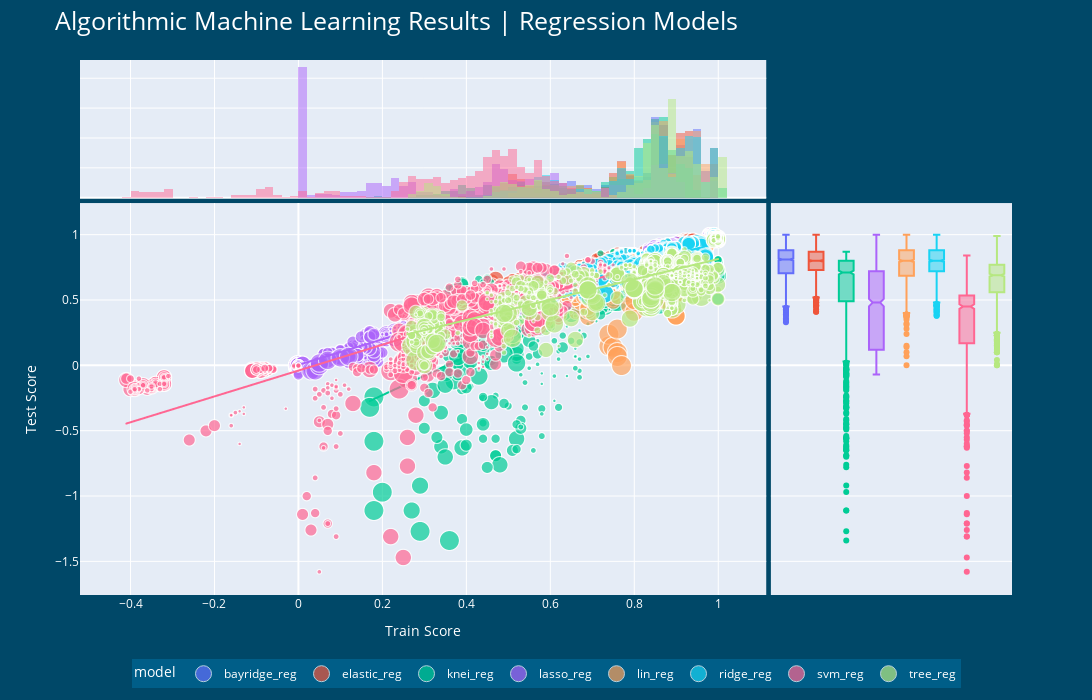

Notebook code cell kept with this figure:
### Code cell
fig = px.scatter(res_reg_analysis_grp, x = "train_score", y = "test_score", marginal_x = "histogram", marginal_y = "box", 
           # color = "model", size = "n_features", trendline = "ols", height = 600, width=760)
           color = "model", size = "n_features", trendline = "ols", height = 700, width=1400)

fig.update_layout(title = "Algorithmic Machine Learning Results | Regression Models", title_font = dict(size = 25, color = "white"),
                  paper_bgcolor = '#004868',
                  xaxis = dict(title = "Train Score", titlefont = dict(color = "white"), tickfont = dict(color = "white")),
                  yaxis = dict(title = "Test Score", titlefont = dict(color = "white"), tickfont = dict(color = "white")),                  
                  legend = dict(orientation = "h", x=0.5, y=-0.12, xanchor = "auto", itemsizing = "trace", 
                                bgcolor = "#005E88", itemdoubleclick = "toggleothers",
                                font = dict(color = "white")),
                 )

# py.plot(fig, filename = "RegML_algo_results", auto_open = False)
# fig.show("svg")
fig.show()

### Figure 1 — Plotly figure (JSON) as saved in the notebook; plotly's stock layout.template omitted (floating-point values rounded to 4 significant figures; data arrays with more than 128 entries replaced by an {"elided": "..."} marker saying what was removed)
{"data": [{"hovertemplate": "model=bayridge_reg<br>train_score=%{x}<br>test_score=%{y}<br>n_features=%{marker.size}<extra></extra>", "legendgroup": "bayridge_reg", "marker": {"color": "#636efa", "size": {"elided": "1120 int values"}, "sizemode": "area", "sizeref": 0.585, "symbol": "circle"}, "mode": "markers", "name": "bayridge_reg", "showlegend": true, "type": "scattergl", "visible": true, "x": {"elided": "1120 float values"}, "xaxis": "x", "y": {"elided": "1120 float values"}, "yaxis": "y"}, {"alignmentgroup": "True", "bingroup": "x", "hovertemplate": "model=bayridge_reg<br>train_score=%{x}<br>count=%{y}<extra></extra>", "legendgroup": "bayridge_reg", "marker": {"color": "#636efa"}, "name": "bayridge_reg", "offsetgroup": "bayridge_reg", "opacity": 0.5, "showlegend": false, "type": "histogram", "visible": true, "x": {"elided": "1120 float values"}, "xaxis": "x3", "yaxis": "y3"}, {"alignmentgroup": "True", "hovertemplate": "model=bayridge_reg<br>test_score=%{y}<extra></extra>", "legendgroup": "bayridge_reg", "marker": {"color": "#636efa", "symbol": "circle"}, "name": "bayridge_reg", "notched": true, "offsetgroup": "bayridge_reg", "showlegend": false, "type": "box", "visible": true, "xaxis": "x2", "y": {"elided": "1120 float values"}, "yaxis": "y2"}, {"hovertemplate": "<b>OLS trendline</b><br>test_score = 0.864114 * train_score + 0.0741751<br>R<sup>2</sup>=0.700489<br><br>model=bayridge_reg<br>train_score=%{x}<br>test_score=%{y} <b>(trend)</b><extra></extra>", "legendgroup": "bayridge_reg", "marker": {"color": "#636efa", "symbol": "circle"}, "mode": "lines", "name": "bayridge_reg", "showlegend": false, "type": "scattergl", "visible": true, "x": {"elided": "1120 float values"}, "xaxis": "x", "y": {"elided": "1120 float values"}, "yaxis": "y"}, {"hovertemplate": "model=elastic_reg<br>train_score=%{x}<br>test_score=%{y}<br>n_features=%{marker.size}<extra></extra>", "legendgroup": "elastic_reg", "marker": {"color": "#EF553B", "size": {"elided": "1120 int values"}, "sizemode": "area", "sizeref": 0.585, "symbol": "circle"}, "mode": "markers", "name": "elastic_reg", "showlegend": true, "type": "scattergl", "visible": true, "x": {"elided": "1120 float values"}, "xaxis": "x", "y": {"elided": "1120 float values"}, "yaxis": "y"}, {"alignmentgroup": "True", "bingroup": "x", "hovertemplate": "model=elastic_reg<br>train_score=%{x}<br>count=%{y}<extra></extra>", "legendgroup": "elastic_reg", "marker": {"color": "#EF553B"}, "name": "elastic_reg", "offsetgroup": "elastic_reg", "opacity": 0.5, "showlegend": false, "type": "histogram", "visible": true, "x": {"elided": "1120 float values"}, "xaxis": "x3", "yaxis": "y3"}, {"alignmentgroup": "True", "hovertemplate": "model=elastic_reg<br>test_score=%{y}<extra></extra>", "legendgroup": "elastic_reg", "marker": {"color": "#EF553B", "symbol": "circle"}, "name": "elastic_reg", "notched": true, "offsetgroup": "elastic_reg", "showlegend": false, "type": "box", "visible": true, "xaxis": "x2", "y": {"elided": "1120 float values"}, "yaxis": "y2"}, {"hovertemplate": "<b>OLS trendline</b><br>test_score = 0.727179 * train_score + 0.211771<br>R<sup>2</sup>=0.754929<br><br>model=elastic_reg<br>train_score=%{x}<br>test_score=%{y} <b>(trend)</b><extra></extra>", "legendgroup": "elastic_reg", "marker": {"color": "#EF553B", "symbol": "circle"}, "mode": "lines", "name": "elastic_reg", "showlegend": false, "type": "scattergl", "visible": true, "x": {"elided": "1120 float values"}, "xaxis": "x", "y": {"elided": "1120 float values"}, "yaxis": "y"}, {"hovertemplate": "model=knei_reg<br>train_score=%{x}<br>test_score=%{y}<br>n_features=%{marker.size}<extra></extra>", "legendgroup": "knei_reg", "marker": {"color": "#00cc96", "size": {"elided": "1120 int values"}, "sizemode": "area", "sizeref": 0.585, "symbol": "circle"}, "mode": "markers", "name": "knei_reg", "showlegend": true, "type": "scattergl", "visible": true, "x": {"elided": "1120 float values"}, "xaxis": "x", "y": {"elided": "1120 float values"}, "yaxis": "y"}, {"alignmentgroup": "True", "bingroup": "x", "hovertemplate": "model=knei_reg<br>train_score=%{x}<br>count=%{y}<extra></extra>", "legendgroup": "knei_reg", "marker": {"color": "#00cc96"}, "name": "knei_reg", "offsetgroup": "knei_reg", "opacity": 0.5, "showlegend": false, "type": "histogram", "visible": true, "x": {"elided": "1120 float values"}, "xaxis": "x3", "yaxis": "y3"}, {"alignmentgroup": "True", "hovertemplate": "model=knei_reg<br>test_score=%{y}<extra></extra>", "legendgroup": "knei_reg", "marker": {"color": "#00cc96", "symbol": "circle"}, "name": "knei_reg", "notched": true, "offsetgroup": "knei_reg", "showlegend": false, "type": "box", "visible": true, "xaxis": "x2", "y": {"elided": "1120 float values"}, "yaxis": "y2"}, {"hovertemplate": "<b>OLS trendline</b><br>test_score = 1.48847 * train_score + -0.524585<br>R<sup>2</sup>=0.601516<br><br>model=knei_reg<br>train_score=%{x}<br>test_score=%{y} <b>(trend)</b><extra></extra>", "legendgroup": "knei_reg", "marker": {"color": "#00cc96", "symbol": "circle"}, "mode": "lines", "name": "knei_reg", "showlegend": false, "type": "scattergl", "visible": true, "x": {"elided": "1120 float values"}, "xaxis": "x", "y": {"elided": "1120 float values"}, "yaxis": "y"}, {"hovertemplate": "model=lasso_reg<br>train_score=%{x}<br>test_score=%{y}<br>n_features=%{marker.size}<extra></extra>", "legendgroup": "lasso_reg", "marker": {"color": "#ab63fa", "size": {"elided": "1120 int values"}, "sizemode": "area", "sizeref": 0.585, "symbol": "circle"}, "mode": "markers", "name": "lasso_reg", "showlegend": true, "type": "scattergl", "visible": true, "x": {"elided": "1120 float values"}, "xaxis": "x", "y": {"elided": "1120 float values"}, "yaxis": "y"}, {"alignmentgroup": "True", "bingroup": "x", "hovertemplate": "model=lasso_reg<br>train_score=%{x}<br>count=%{y}<extra></extra>", "legendgroup": "lasso_reg", "marker": {"color": "#ab63fa"}, "name": "lasso_reg", "offsetgroup": "lasso_reg", "opacity": 0.5, "showlegend": false, "type": "histogram", "visible": true, "x": {"elided": "1120 float values"}, "xaxis": "x3", "yaxis": "y3"}, {"alignmentgroup": "True", "hovertemplate": "model=lasso_reg<br>test_score=%{y}<extra></extra>", "legendgroup": "lasso_reg", "marker": {"color": "#ab63fa", "symbol": "circle"}, "name": "lasso_reg", "notched": true, "offsetgroup": "lasso_reg", "showlegend": false, "type": "box", "visible": true, "xaxis": "x2", "y": {"elided": "1120 float values"}, "yaxis": "y2"}, {"hovertemplate": "<b>OLS trendline</b><br>test_score = 0.976851 * train_score + 0.00578993<br>R<sup>2</sup>=0.972574<br><br>model=lasso_reg<br>train_score=%{x}<br>test_score=%{y} <b>(trend)</b><extra></extra>", "legendgroup": "lasso_reg", "marker": {"color": "#ab63fa", "symbol": "circle"}, "mode": "lines", "name": "lasso_reg", "showlegend": false, "type": "scattergl", "visible": true, "x": {"elided": "1120 float values"}, "xaxis": "x", "y": {"elided": "1120 float values"}, "yaxis": "y"}, {"hovertemplate": "model=lin_reg<br>train_score=%{x}<br>test_score=%{y}<br>n_features=%{marker.size}<extra></extra>", "legendgroup": "lin_reg", "marker": {"color": "#FFA15A", "size": {"elided": "1120 int values"}, "sizemode": "area", "sizeref": 0.585, "symbol": "circle"}, "mode": "markers", "name": "lin_reg", "showlegend": true, "type": "scattergl", "visible": true, "x": {"elided": "1120 float values"}, "xaxis": "x", "y": {"elided": "1120 float values"}, "yaxis": "y"}, {"alignmentgroup": "True", "bingroup": "x", "hovertemplate": "model=lin_reg<br>train_score=%{x}<br>count=%{y}<extra></extra>", "legendgroup": "lin_reg", "marker": {"color": "#FFA15A"}, "name": "lin_reg", "offsetgroup": "lin_reg", "opacity": 0.5, "showlegend": false, "type": "histogram", "visible": true, "x": {"elided": "1120 float values"}, "xaxis": "x3", "yaxis": "y3"}, {"alignmentgroup": "True", "hovertemplate": "model=lin_reg<br>test_score=%{y}<extra></extra>", "legendgroup": "lin_reg", "marker": {"color": "#FFA15A", "symbol": "circle"}, "name": "lin_reg", "notched": true, "offsetgroup": "lin_reg", "showlegend": false, "type": "box", "visible": true, "xaxis": "x2", "y": {"elided": "1120 float values"}, "yaxis": "y2"}, {"hovertemplate": "<b>OLS trendline</b><br>test_score = 0.864167 * train_score + 0.0563585<br>R<sup>2</sup>=0.537202<br><br>model=lin_reg<br>train_score=%{x}<br>test_score=%{y} <b>(trend)</b><extra></extra>", "legendgroup": "lin_reg", "marker": {"color": "#FFA15A", "symbol": "circle"}, "mode": "lines", "name": "lin_reg", "showlegend": false, "type": "scattergl", "visible": true, "x": {"elided": "1120 float values"}, "xaxis": "x", "y": {"elided": "1120 float values"}, "yaxis": "y"}, {"hovertemplate": "model=ridge_reg<br>train_score=%{x}<br>test_score=%{y}<br>n_features=%{marker.size}<extra></extra>", "legendgroup": "ridge_reg", "marker": {"color": "#19d3f3", "size": {"elided": "1120 int values"}, "sizemode": "area", "sizeref": 0.585, "symbol": "circle"}, "mode": "markers", "name": "ridge_reg", "showlegend": true, "type": "scattergl", "visible": true, "x": {"elided": "1120 float values"}, "xaxis": "x", "y": {"elided": "1120 float values"}, "yaxis": "y"}, {"alignmentgroup": "True", "bingroup": "x", "hovertemplate": "model=ridge_reg<br>train_score=%{x}<br>count=%{y}<extra></extra>", "legendgroup": "ridge_reg", "marker": {"color": "#19d3f3"}, "name": "ridge_reg", "offsetgroup": "ridge_reg", "opacity": 0.5, "showlegend": false, "type": "histogram", "visible": true, "x": {"elided": "1120 float values"}, "xaxis": "x3", "yaxis": "y3"}, {"alignmentgroup": "True", "hovertemplate": "model=ridge_reg<br>test_score=%{y}<extra></extra>", "legendgroup": "ridge_reg", "marker": {"color": "#19d3f3", "symbol": "circle"}, "name": "ridge_reg", "notched": true, "offsetgroup": "ridge_reg", "showlegend": false, "type": "box", "visible": true, "xaxis": "x2", "y": {"elided": "1120 float values"}, "yaxis": "y2"}, {"hovertemplate": "<b>OLS trendline</b><br>test_score = 0.811604 * train_score + 0.126638<br>R<sup>2</sup>=0.743473<br><br>model=ridge_reg<br>train_score=%{x}<br>test_score=%{y} <b>(trend)</b><extra></extra>", "legendgroup": "ridge_reg", "marker": {"color": "#19d3f3", "symbol": "circle"}, "mode": "lines", "name": "ridge_reg", "showlegend": false, "type": "scattergl", "visible": true, "x": {"elided": "1120 float values"}, "xaxis": "x", "y": {"elided": "1120 float values"}, "yaxis": "y"}, {"hovertemplate": "model=svm_reg<br>train_score=%{x}<br>test_score=%{y}<br>n_features=%{marker.size}<extra></extra>", "legendgroup": "svm_reg", "marker": {"color": "#FF6692", "size": {"elided": "1120 int values"}, "sizemode": "area", "sizeref": 0.585, "symbol": "circle"}, "mode": "markers", "name": "svm_reg", "showlegend": true, "type": "scattergl", "visible": true, "x": {"elided": "1120 float values"}, "xaxis": "x", "y": {"elided": "1120 float values"}, "yaxis": "y"}, {"alignmentgroup": "True", "bingroup": "x", "hovertemplate": "model=svm_reg<br>train_score=%{x}<br>count=%{y}<extra></extra>", "legendgroup": "svm_reg", "marker": {"color": "#FF6692"}, "name": "svm_reg", "offsetgroup": "svm_reg", "opacity": 0.5, "showlegend": false, "type": "histogram", "visible": true, "x": {"elided": "1120 float values"}, "xaxis": "x3", "yaxis": "y3"}, {"alignmentgroup": "True", "hovertemplate": "model=svm_reg<br>test_score=%{y}<extra></extra>", "legendgroup": "svm_reg", "marker": {"color": "#FF6692", "symbol": "circle"}, "name": "svm_reg", "notched": true, "offsetgroup": "svm_reg", "showlegend": false, "type": "box", "visible": true, "xaxis": "x2", "y": {"elided": "1120 float values"}, "yaxis": "y2"}, {"hovertemplate": "<b>OLS trendline</b><br>test_score = 0.989794 * train_score + -0.038168<br>R<sup>2</sup>=0.586050<br><br>model=svm_reg<br>train_score=%{x}<br>test_score=%{y} <b>(trend)</b><extra></extra>", "legendgroup": "svm_reg", "marker": {"color": "#FF6692", "symbol": "circle"}, "mode": "lines", "name": "svm_reg", "showlegend": false, "type": "scattergl", "visible": true, "x": {"elided": "1120 float values"}, "xaxis": "x", "y": {"elided": "1120 float values"}, "yaxis": "y"}, {"hovertemplate": "model=tree_reg<br>train_score=%{x}<br>test_score=%{y}<br>n_features=%{marker.size}<extra></extra>", "legendgroup": "tree_reg", "marker": {"color": "#B6E880", "size": {"elided": "1120 int values"}, "sizemode": "area", "sizeref": 0.585, "symbol": "circle"}, "mode": "markers", "name": "tree_reg", "showlegend": true, "type": "scattergl", "visible": true, "x": {"elided": "1120 float values"}, "xaxis": "x", "y": {"elided": "1120 float values"}, "yaxis": "y"}, {"alignmentgroup": "True", "bingroup": "x", "hovertemplate": "model=tree_reg<br>train_score=%{x}<br>count=%{y}<extra></extra>", "legendgroup": "tree_reg", "marker": {"color": "#B6E880"}, "name": "tree_reg", "offsetgroup": "tree_reg", "opacity": 0.5, "showlegend": false, "type": "histogram", "visible": true, "x": {"elided": "1120 float values"}, "xaxis": "x3", "yaxis": "y3"}, {"alignmentgroup": "True", "hovertemplate": "model=tree_reg<br>test_score=%{y}<extra></extra>", "legendgroup": "tree_reg", "marker": {"color": "#B6E880", "symbol": "circle"}, "name": "tree_reg", "notched": true, "offsetgroup": "tree_reg", "showlegend": false, "type": "box", "visible": true, "xaxis": "x2", "y": {"elided": "1120 float values"}, "yaxis": "y2"}, {"hovertemplate": "<b>OLS trendline</b><br>test_score = 0.779003 * train_score + 0.0373697<br>R<sup>2</sup>=0.633089<br><br>model=tree_reg<br>train_score=%{x}<br>test_score=%{y} <b>(trend)</b><extra></extra>", "legendgroup": "tree_reg", "marker": {"color": "#B6E880", "symbol": "circle"}, "mode": "lines", "name": "tree_reg", "showlegend": false, "type": "scattergl", "visible": true, "x": {"elided": "1120 float values"}, "xaxis": "x", "y": {"elided": "1120 float values"}, "yaxis": "y"}], "layout": {"barmode": "overlay", "height": 700, "legend": {"bgcolor": "#005E88", "font": {"color": "white"}, "itemdoubleclick": "toggleothers", "itemsizing": "trace", "orientation": "h", "title": {"text": "model"}, "tracegroupgap": 0, "x": 0.5, "xanchor": "auto", "y": -0.12}, "margin": {"t": 60}, "paper_bgcolor": "#004868", "title": {"font": {"color": "white", "size": 25}, "text": "Algorithmic Machine Learning Results | Regression Models"}, "width": 1400, "xaxis": {"anchor": "y", "autorange": true, "domain": [0, 0.7363], "range": [-0.5121, 1.105], "tickfont": {"color": "white"}, "title": {"font": {"color": "white"}, "text": "Train Score"}, "type": "linear"}, "xaxis2": {"anchor": "y2", "autorange": true, "domain": [0.7413, 1], "matches": "x2", "range": [-0.5, 7.5], "showgrid": false, "showline": false, "showticklabels": false, "ticks": "", "type": "category"}, "xaxis3": {"anchor": "y3", "autorange": true, "domain": [0, 0.7363], "matches": "x", "range": [-0.5121, 1.105], "showgrid": true, "showticklabels": false, "type": "linear"}, "xaxis4": {"anchor": "y4", "domain": [0.7413, 1], "matches": "x2", "showgrid": false, "showline": false, "showticklabels": false, "ticks": ""}, "yaxis": {"anchor": "x", "autorange": true, "domain": [0, 0.7326], "range": [-1.757, 1.242], "tickfont": {"color": "white"}, "title": {"font": {"color": "white"}, "text": "Test Score"}, "type": "linear"}, "yaxis2": {"anchor": "x2", "autorange": true, "domain": [0, 0.7326], "matches": "y", "range": [-1.757, 1.242], "showgrid": true, "showticklabels": false, "type": "linear"}, "yaxis3": {"anchor": "x3", "autorange": true, "domain": [0.7426, 1], "matches": "y3", "range": [0, 230.5], "showgrid": true, "showline": false, "showticklabels": false, "ticks": ""}, "yaxis4": {"anchor": "x4", "domain": [0.7426, 1], "matches": "y3", "showgrid": true, "showline": false, "showticklabels": false, "ticks": ""}}}
